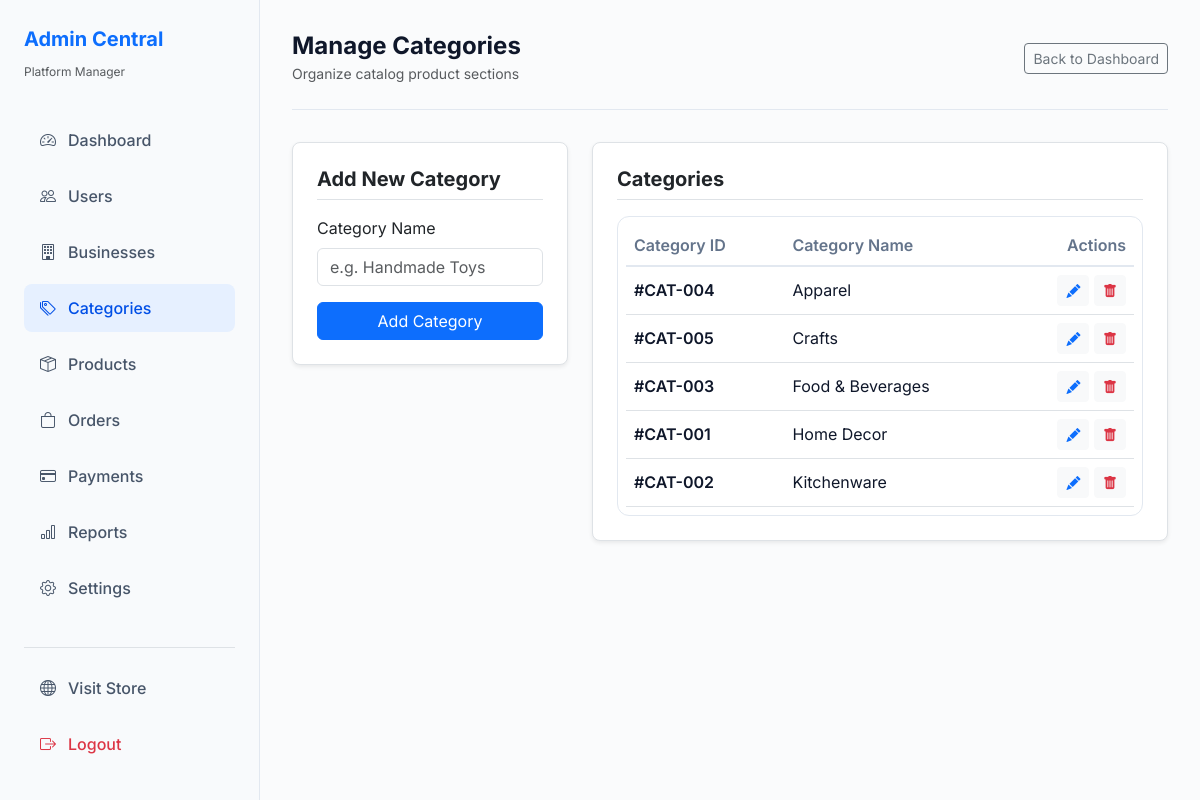
Page /admin/categories/index.php (signed in) on the committed database.
### tables this page shows
CREATE TABLE IF NOT EXISTS `categories` (
  `id` INT AUTO_INCREMENT PRIMARY KEY,
  `category_name` VARCHAR(100) NOT NULL UNIQUE
);

### includes/functions.php (called while the page is built, shortened)
<?php
function get_categories($pdo) {
    $stmt = $pdo->query("SELECT * FROM categories ORDER BY category_name ASC");
    return $stmt->fetchAll();
}
?>

### config/config.php (called while the page is built, shortened)
<?php
function sanitize($data) {
    return htmlspecialchars(trim($data), ENT_QUOTES, 'UTF-8');
}
?>

### admin/categories/index.php (the view, shortened to what this page needs)
<?php
require_once __DIR__ . '/../../config/config.php';
require_once __DIR__ . '/../../includes/functions.php';
$categories = get_categories($pdo);
$edit_cat = null;
require_once __DIR__ . '/../../includes/header.php';
?>
<div class="layout-wrapper">
    <?php require_once __DIR__ . '/../../includes/sidebar.php'; ?>
    <div class="main-content">
        <div class="top-navbar">
            <div>
                <h4 class="fw-bold m-0">Manage Categories</h4>
                <small class="text-muted">Organize catalog product sections</small>
            </div>
            <a href="../dashboard.php" class="btn btn-outline-secondary btn-sm">Back to Dashboard</a>
        </div>
        <div class="row g-4">
            <div class="col-lg-4">
                <div class="card border rounded-3 p-4 bg-white shadow-sm">
                    <h5 class="fw-bold mb-3 border-bottom pb-2">
                        <?php echo $edit_cat ? 'Edit Category' : 'Add New Category'; ?>
                    </h5>
                    <form action="index.php" method="POST">
                        <div class="mb-3">
                            <label for="category_name" class="form-label">Category Name</label>
                            <input type="text" class="form-control" name="category_name" id="category_name" required value="<?php echo $edit_cat ? sanitize($edit_cat['category_name']) : ''; ?>" placeholder="e.g. Handmade Toys">
                        </div>
                        <?php if ($edit_cat): ?>
                            <button type="submit" name="edit_category" class="btn btn-primary w-100">Save Changes</button>
                            <a href="index.php" class="btn btn-light w-100 mt-2">Cancel</a>
                        <?php else: ?>
                            <button type="submit" name="add_category" class="btn btn-primary w-100">Add Category</button>
                        <?php endif; ?>
                    </form>
                </div>
            </div>
            <div class="col-lg-8">
                <div class="card border rounded-3 p-4 bg-white shadow-sm">
                    <h5 class="fw-bold mb-3 border-bottom pb-2">Categories</h5>
                    <div class="table-responsive">
                        <table class="table table-hover m-0">
                            <thead>
                                <tr>
                                    <th>Category ID</th>
                                    <th>Category Name</th>
                                    <th class="text-end">Actions</th>
                                </tr>
                            </thead>
                            <tbody>
                                <?php foreach ($categories as $cat): ?>
                                    <tr>
                                        <td class="fw-semibold">#CAT-<?php echo str_pad($cat['id'], 3, '0', STR_PAD_LEFT); ?></td>
                                        <td><?php echo sanitize($cat['category_name']); ?></td>
                                        <td class="text-end">
                                            <a href="index.php?edit_id=<?php echo $cat['id']; ?>" class="btn btn-sm btn-light text-primary" title="Edit"><i class="bi bi-pencil-fill"></i></a>
                                            <a href="index.php?delete=<?php echo $cat['id']; ?>" class="btn btn-sm btn-light text-danger" title="Delete" onclick="return confirm('Are you sure you want to delete this category?');"><i class="bi bi-trash-fill"></i></a>
                                        </td>
                                    </tr>
                                <?php endforeach; ?>
                            </tbody>
                        </table>
                    </div>
                </div>
            </div>
        </div>
    </div>
</div>
<?php require_once __DIR__ . '/../../includes/footer.php'; ?>

### assets/css/style.css (style rules this page uses)
:root { --primary-blue: #004fe6; --primary-blue-hover: #003db3; --primary-blue-light: #e6f0ff; --dark-slate: #0f172a; --text-muted: #64748b; --border-color: #e2e8f0; --card-shadow: 0 4px 6px -1px rgb(0 0 0 / 0.05), 0 2px 4px -2px rgb(0 0 0 / 0.05); --card-shadow-hover: 0 10px 15px -3px rgb(0 0 0 / 0.1), 0 4px 6px -4px rgb(0 0 0 / 0.1); --sidebar-bg: #f8fafc; --bg-main: #f1f5f9; }
body { font-family: 'Inter', sans-serif; color: var(--dark-slate); background-color: #fafbfc; }
.layout-wrapper { display: flex; min-height: 100vh; }
.main-content { flex-grow: 1; background-color: #fafbfc; padding: 2rem; overflow-y: auto; }
.top-navbar { display: flex; align-items: center; justify-content: space-between; padding-bottom: 1.5rem; border-bottom: 1px solid var(--border-color); margin-bottom: 2rem; }
.table-responsive { border: 1px solid var(--border-color); border-radius: 12px; background: #ffffff; padding: 0.5rem; }
.table th { font-weight: 600; color: var(--text-muted); border-bottom: 2px solid var(--border-color); background: #ffffff; }
.table td { vertical-align: middle; color: var(--dark-slate); }

### rows in the picture
categories: id "004", category_name "Apparel"
categories: id "005", category_name "Crafts"
categories: id "003", category_name "Food & Beverages"
categories: id "001", category_name "Home Decor"
categories: id "002", category_name "Kitchenware"
